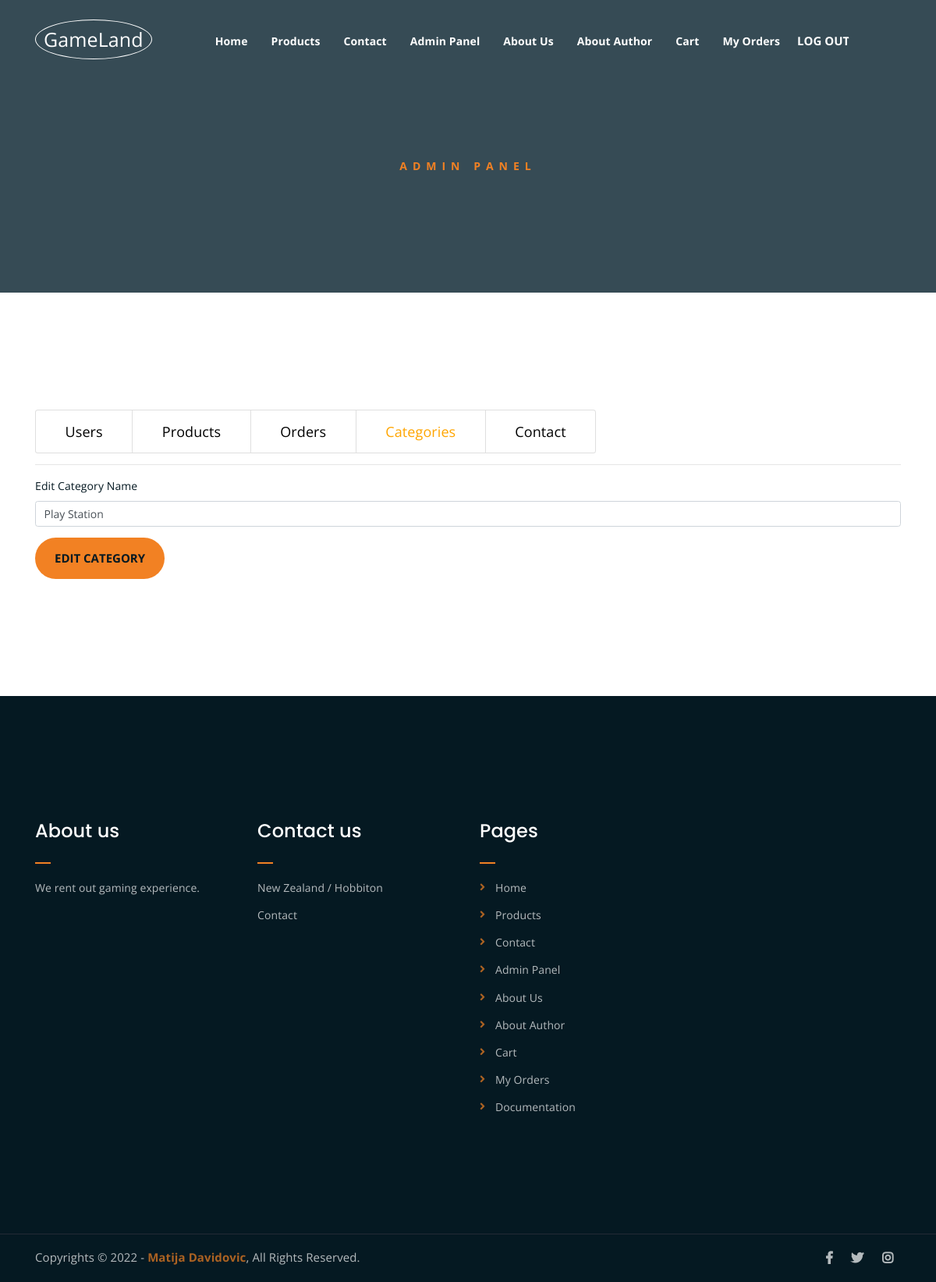
Page /adminpanel.php?id=4&categoryId=2 (signed in) on the committed database.
### tables this page shows
CREATE TABLE `menu` (
  `menu_id` int NOT NULL,
  `name` varchar(255) NOT NULL,
  `href` varchar(255) NOT NULL
);

CREATE TABLE `categories` (
  `category_id` int NOT NULL,
  `name` varchar(255) NOT NULL
);

### adminpanel/categories.php (the view, shortened to what this page needs)
<?php
global $connection;
    if(isset($_GET["categoryId"])){
        $categoryId = $_GET["categoryId"];
        $category = $connection->query("SELECT * FROM categories WHERE category_id = $categoryId")->fetch();
        ?>
        <form  action="backend/adminpanel/editCategory.php" method="POST" class="mt-3">
    <div class="form-group">
        <label for="categoryName">Edit Category Name</label>
        <input class='form-control' type="text" id="categoryName" name="categoryName" value="<?php echo $category->name?>">
    </div>
    <input type="submit" class="btn btn-primary" id='editCategoryButton' value="Edit Category">
</form>
<?php
    }
?>

### inc/header.php (shortened to what this page needs)
<div class="top-header-area" id="sticker">
		<div class="container">
			<div class="row">
				<div class="col-lg-12 col-sm-12 text-center">
					<div class="main-menu-wrap">
						<div class="site-logo">
							<a href="index.php">
								<span class="logoIcon">GameLand</span>
							</a>
						</div>
						<nav class="main-menu">
							<ul>
								<?php
									global $connection;
									$menu = $connection->query("SELECT * FROM menu")->fetchAll();
									foreach ($menu as $m) {
										if(isset($_SESSION["user"]) AND $_SESSION["user"]->is_admin == 1 AND !in_array($m->href,["login.php","register.php"])){
											echo "<li><a href='$m->href'>$m->name</a></li>";
										}
									}
									if(isset($_SESSION["user"])){
										echo "<li class='ml-2'><form  action='backend/logout.php' method='POST'><input class='buttonFix' type='submit' value='Log out'></form></li>";
									}
								?>
							</ul>
						</nav>
					</div>
				</div>
			</div>
		</div>
	</div>

### inc/footer.php (shortened to what this page needs)
<div class="footer-area">
	<div class="container">
		<div class="row">
			<div class="col-lg-3 col-md-6">
				<div class="footer-box about-widget">
					<h2 class="widget-title">About us</h2>
					<p>We rent out gaming experience.</p>
				</div>
			</div>
			<div class="col-lg-3 col-md-6">
				<div class="footer-box get-in-touch">
					<h2 class="widget-title">Contact us</h2>
					<ul>
						<li>New Zealand / Hobbiton</li>
						<li><a href="contact.php">Contact</a></li>
					</ul>
				</div>
			</div>
			<div class="col-lg-3 col-md-6">
				<div class="footer-box pages">
					<h2 class="widget-title">Pages</h2>
					<ul>
						<?php
						global $connection;
						$menu = $connection->query("SELECT * FROM menu")->fetchAll();
						foreach ($menu as $m) {
							if (isset($_SESSION["user"]) and $_SESSION["user"]->is_admin == 1 and !in_array($m->href, ["login.php", "register.php"])) {
								echo "<li><a href='$m->href'>$m->name</a></li>";
							}
						}
						?>
						<li><a href="Documentation.pdf">Documentation</a></li>
					</ul>
				</div>
			</div>
			<div class="col-lg-3 col-md-6">
			</div>
		</div>
	</div>
</div>
<div class="copyright">
	<div class="container">
		<div class="row">
			<div class="col-lg-6 col-md-12">
				<p>Copyrights &copy; 2022 - <a href="https://www.instagram.com/">Matija Davidovic</a>, All Rights Reserved.</p>
			</div>
			<div class="col-lg-6 text-right col-md-12">
				<div class="social-icons">
					<ul>
						<li><a href="https://www.facebook.com" target="_blank"><i class="fab fa-facebook-f"></i></a></li>
						<li><a href="https://www.twitter.com" target="_blank"><i class="fab fa-twitter"></i></a></li>
						<li><a href="https://www.instagram.com" target="_blank"><i class="fab fa-instagram"></i></a></li>
					</ul>
				</div>
			</div>
		</div>
	</div>
</div>

### assets/css/main.css (style rules this page uses)
html { font-size: 14px; font-weight: 400; line-height: 28px; height: 100%; }
body { font-family: "Open Sans", sans-serif; font-weight: 400; font-size: 1rem; letter-spacing: 0.1px; line-height: 1.8; color: #051922; overflow-x: hidden; }
a { cursor: pointer; text-decoration: none; -webkit-transition: all 0.2s ease-in-out; -o-transition: all 0.2s ease-in-out; transition: all 0.2s ease-in-out; }
h1, .h1, h2, .h2, h3, .h3, h4, .h4, h5, .h5, h6, .h6 { font-family: "Poppins", sans-serif; font-weight: 700; margin: 0 0 1.25rem 0; color: #051922; }
h2, .h2 { font-size: 3rem; font-weight: 700; line-height: 3.25rem; }
p { font-family: "Open Sans", sans-serif; font-weight: 400; font-size: 1rem; letter-spacing: 0.1px; line-height: 1.8; color: #051922; margin: 0 0 1.25rem 0; }
p:last-child { margin: 0; }
.top-header-area { position: absolute; z-index: 999; width: 100%; padding: 25px 0; }
nav.main-menu ul { margin: 0; padding: 0; list-style: none; }
nav.main-menu ul li { display: inline-block; }
nav.main-menu ul li a { color: #fff; font-weight: 700; display: block; padding: 15px; }
nav.main-menu ul > li { position: relative; }
.site-logo { float: left; max-width: 150px; border: 1px solid #fff; padding: 2px 15px 2px 10px !important; border-radius: 80%; }
.main-menu-wrap { position: relative; }
.site-logo { padding: 6px 0; }
nav.main-menu li a { -webkit-transition: 0.3s; -o-transition: 0.3s; transition: 0.3s; }
.top-header-area { -webkit-transition: 0.3s; -o-transition: 0.3s; transition: 0.3s; }
.footer-area { background-color: #051922; color: #fff; padding: 150px 0; }
h2.widget-title { font-size: 24px; font-weight: 500; position: relative; padding-bottom: 20px; color: #fff; }
h2.widget-title:after { position: absolute; left: 0; bottom: 0; width: 20px; height: 2px; background-color: #f28123; content: ""; }
.footer-box p { color: #fff; opacity: 0.7; line-height: 1.8; }
.footer-box ul { margin: 0; padding: 0; list-style: none; }
.footer-box ul li { opacity: 0.7; margin-bottom: 10px; line-height: 1.8; }
.footer-box ul li:last-child { margin-bottom: 0; }
.copyright { background-color: #051922; border-top: 1px solid #232a35; }
.copyright p { margin: 0; color: #fff; opacity: 0.7; padding: 16px 0; font-size: 15px; }
.copyright a { color: #f28123; font-weight: 700; }
.social-icons ul { margin: 0; padding: 0; list-style: none; }
.social-icons ul li { display: inline-block; }
.social-icons ul li a { font-size: 16px; color: #fff; opacity: 0.7; padding: 16px 10px; display: block; }
.footer-box ul li a { color: #fff; }
.footer-box.pages ul li { position: relative; padding-left: 20px; }
.footer-box.pages ul li:before { position: absolute; left: 0; top: 0; content: "\f105"; font-family: "Font Awesome 5 Free"; font-weight: 900; color: #f28123; }
.footer-box.pages ul li a { -webkit-transition: 0.3s; -o-transition: 0.3s; transition: 0.3s; }
.social-icons ul li a { -webkit-transition: 0.3s; -o-transition: 0.3s; transition: 0.3s; }
input[type="submit"] { -webkit-transition: 0.3s; -o-transition: 0.3s; transition: 0.3s; border-radius: 50px !important; }
html, body { height: 100%; }
input[type="submit"] { background-color: #f28123; color: #051922; font-weight: 700; text-transform: uppercase; font-size: 15px; border: none !important; cursor: pointer; padding: 15px 25px; border-radius: 3px; }
.logoIcon { text-align: center; font-size: 25px; color: white; border: white 1px; }
.buttonFix { margin: 0 !important; padding: 0 !important; font-size: 15px !important; border: 0 !important; background-color: transparent !important; color: white !important; }

### rows in the picture
menu: name "Home"
menu: name "Products"
menu: name "Contact"
menu: name "Admin Panel"
menu: name "About Us"
menu: name "About Author"
menu: name "Cart"
menu: name "My Orders"
categories: categoryName "Play Station"
